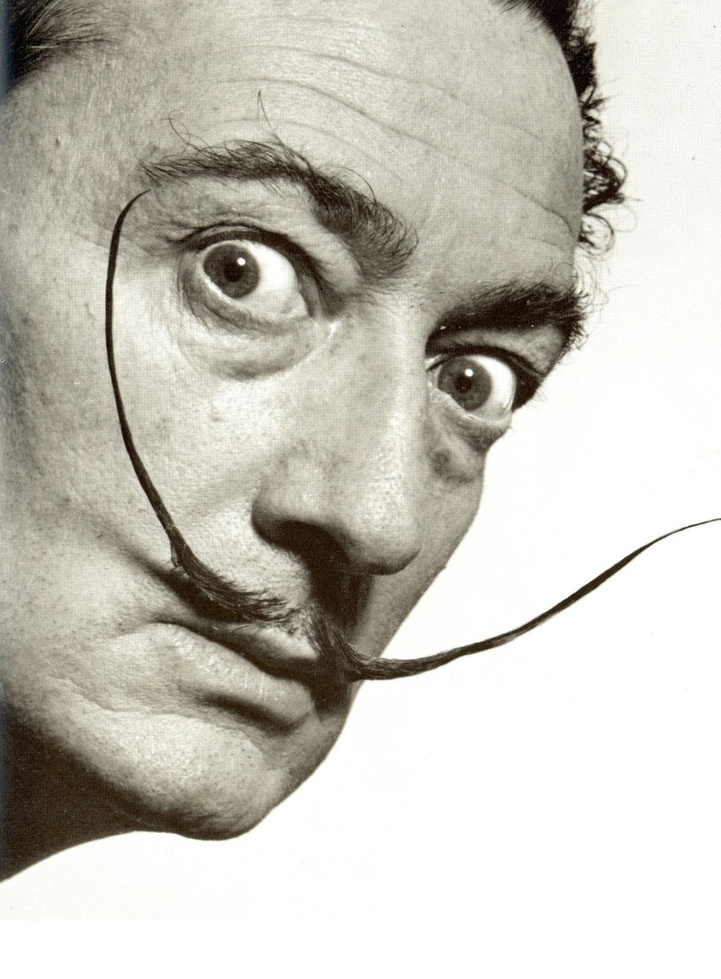
#> input picture dali.jpg, 721 x 979 px, shrunk from 1200 x 1631 before the run
$ python 1_image.py
#> lines starting #> are read from the running program, lines starting #| are printed output that depends on the picture
import cv2

img = cv2.imread('./dali.jpg')
#> img is the input picture: shape (979, 721, 3); mean B, G, R 187.3, 196.4, 199.2
# print(img.shape)

b=img[:,:,0]
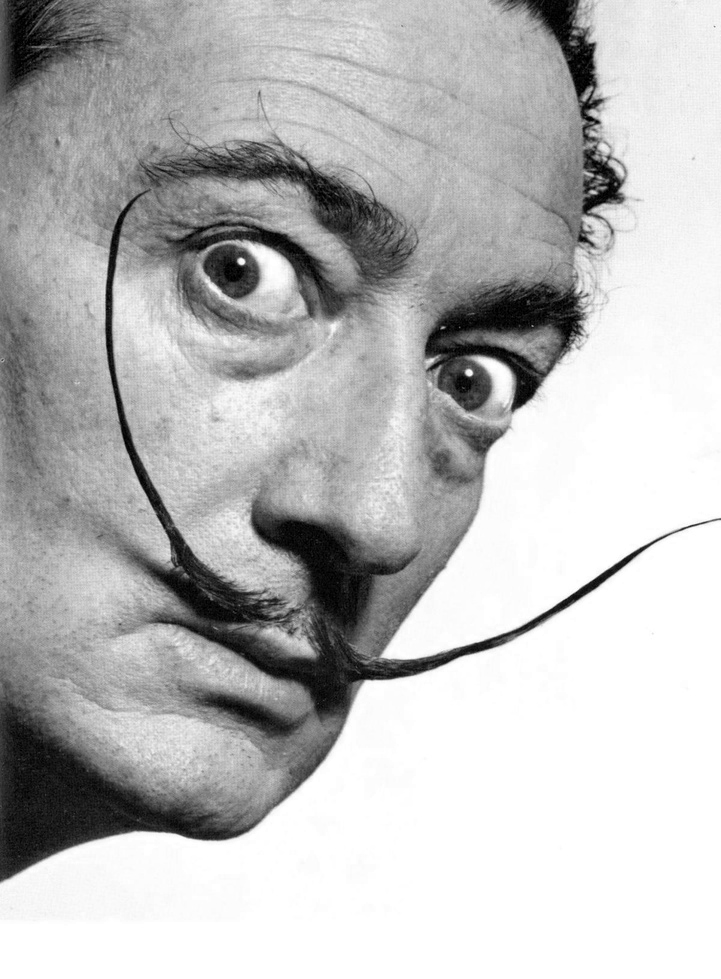
#> b: shape (979, 721); min 0, max 255, mean 187.3
print(b)
#> (printed output is left out)
g=img[:,:,1]
print(g)
#> (printed output is left out)
r=img[:,:,2]
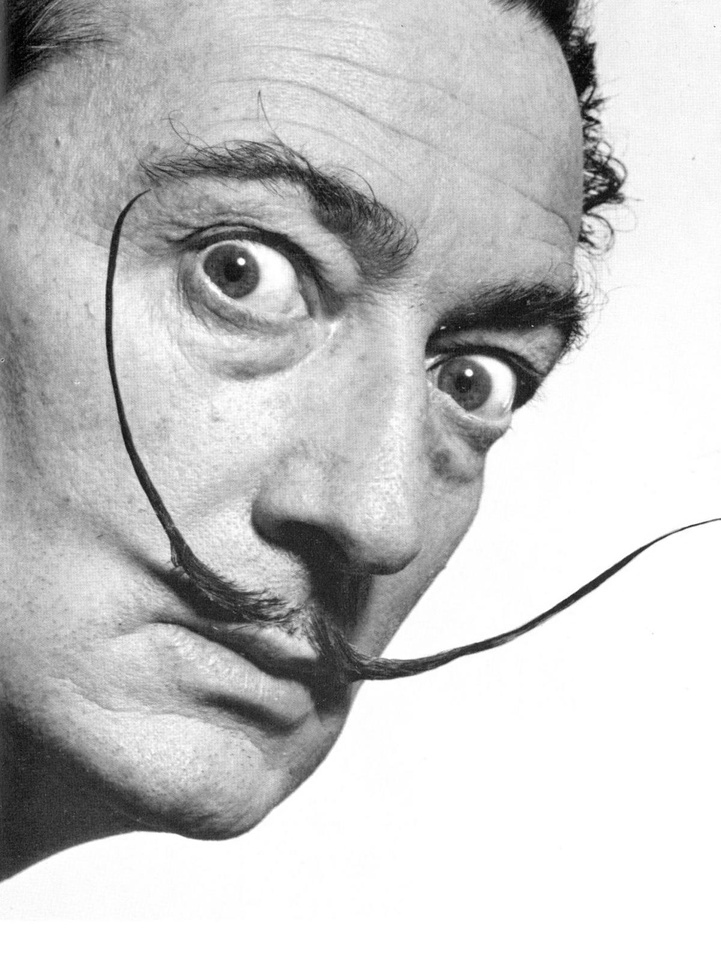
#> r: shape (979, 721); min 0, max 255, mean 199.2
print(r)
#> (printed output is left out)

# cv2.imshow('Image',img)
# cv2.waitKey(0)
# cv2.destroyAllWindows()
